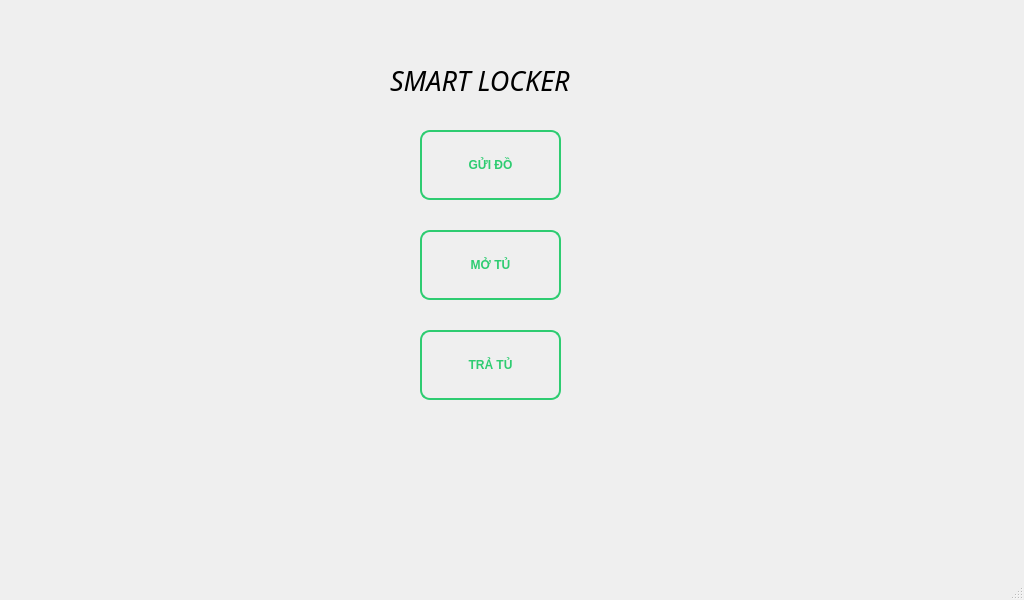
<?xml version="1.0" encoding="UTF-8"?>
<ui version="4.0">
 <class>MainWindow</class>
 <widget class="QMainWindow" name="MainWindow">
  <property name="geometry">
   <rect>
    <x>0</x>
    <y>0</y>
    <width>1024</width>
    <height>600</height>
   </rect>
  </property>
  <property name="windowTitle">
   <string>MainWindow</string>
  </property>
  <widget class="QWidget" name="centralwidget">
   <widget class="QLabel" name="thong_bao_tu">
    <property name="geometry">
     <rect>
      <x>340</x>
      <y>430</y>
      <width>291</width>
      <height>41</height>
     </rect>
    </property>
    <property name="text">
     <string/>
    </property>
   </widget>
   <widget class="QPushButton" name="lay_do">
    <property name="geometry">
     <rect>
      <x>420</x>
      <y>230</y>
      <width>141</width>
      <height>70</height>
     </rect>
    </property>
    <property name="styleSheet">
     <string notr="true">QPushButton {
    background-color: transparent;
    color: #2ecc71;             /* Màu xanh lá */
    border: 2px solid #2ecc71;   /* Đường viền mảnh */
    border-radius: 10px;
    font-weight: bold;
}

QPushButton:hover {
    background-color: #2ecc71;  /* Đổ màu nền khi di chuột */
    color: white;
}</string>
    </property>
    <property name="text">
     <string>MỞ TỦ</string>
    </property>
   </widget>
   <widget class="QLabel" name="label">
    <property name="geometry">
     <rect>
      <x>390</x>
      <y>50</y>
      <width>271</width>
      <height>61</height>
     </rect>
    </property>
    <property name="font">
     <font>
      <family>Monotype Corsiva</family>
      <pointsize>20</pointsize>
      <italic>true</italic>
     </font>
    </property>
    <property name="text">
     <string>SMART LOCKER</string>
    </property>
   </widget>
   <widget class="QPushButton" name="gui_do">
    <property name="geometry">
     <rect>
      <x>420</x>
      <y>130</y>
      <width>141</width>
      <height>70</height>
     </rect>
    </property>
    <property name="styleSheet">
     <string notr="true">QPushButton {
    background-color: transparent;
    color: #2ecc71;             /* Màu xanh lá */
    border: 2px solid #2ecc71;   /* Đường viền mảnh */
    border-radius: 10px;
    font-weight: bold;
}

QPushButton:hover {
    background-color: #2ecc71;  /* Đổ màu nền khi di chuột */
    color: white;
}</string>
    </property>
    <property name="text">
     <string>GỬI ĐỒ</string>
    </property>
   </widget>
   <widget class="QPushButton" name="tra_tu">
    <property name="geometry">
     <rect>
      <x>420</x>
      <y>330</y>
      <width>141</width>
      <height>70</height>
     </rect>
    </property>
    <property name="styleSheet">
     <string notr="true">QPushButton {
    background-color: transparent;
    color: #2ecc71;             /* Màu xanh lá */
    border: 2px solid #2ecc71;   /* Đường viền mảnh */
    border-radius: 10px;
    font-weight: bold;
}

QPushButton:hover {
    background-color: #2ecc71;  /* Đổ màu nền khi di chuột */
    color: white;
}</string>
    </property>
    <property name="text">
     <string>TRẢ TỦ</string>
    </property>
   </widget>
  </widget>
  <widget class="QMenuBar" name="menubar">
   <property name="geometry">
    <rect>
     <x>0</x>
     <y>0</y>
     <width>1024</width>
     <height>26</height>
    </rect>
   </property>
  </widget>
  <widget class="QStatusBar" name="statusbar"/>
 </widget>
 <resources/>
 <connections/>
</ui>
